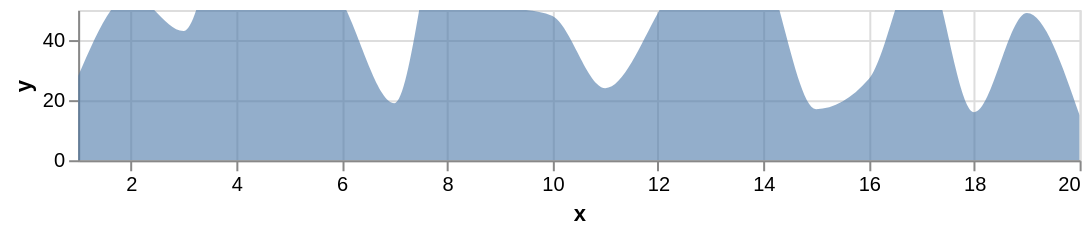

The specification (Vega-Lite) saved for this image:
### Vega-Lite specification from a JSON file in a GitHub repository (floating-point values rounded to 4 significant figures)
{"config": {"view": {"height": 300, "width": 400}}, "layer": [{"encoding": {"y": {"scale": {"domain": [0, 50]}, "title": "y", "field": "properties.y", "type": "quantitative", "axis": {"title": "y"}}, "x": {"scale": {"nice": false, "zero": false}, "title": "x", "field": "properties.x", "type": "quantitative"}, "opacity": {"value": 0.6}}, "data": {"values": {"features": [{"properties": {"y": 28, "x": 1}, "geometry": {"coordinates": [125.6, 10.1], "type": "Point"}, "type": "Feature"}, {"properties": {"y": 55, "x": 2}, "geometry": {"coordinates": [125.6, 10.1], "type": "Point"}, "type": "Feature"}, {"properties": {"y": 43, "x": 3}, "geometry": {"coordinates": [125.6, 10.1], "type": "Point"}, "type": "Feature"}, {"properties": {"y": 91, "x": 4}, "geometry": {"coordinates": [125.6, 10.1], "type": "Point"}, "type": "Feature"}, {"properties": {"y": 81, "x": 5}, "geometry": {"coordinates": [125.6, 10.1], "type": "Point"}, "type": "Feature"}, {"properties": {"y": 53, "x": 6}, "geometry": {"coordinates": [125.6, 10.1], "type": "Point"}, "type": "Feature"}, {"properties": {"y": 19, "x": 7}, "geometry": {"coordinates": [125.6, 10.1], "type": "Point"}, "type": "Feature"}, {"properties": {"y": 87, "x": 8}, "geometry": {"coordinates": [125.6, 10.1], "type": "Point"}, "type": "Feature"}, {"properties": {"y": 52, "x": 9}, "geometry": {"coordinates": [125.6, 10.1], "type": "Point"}, "type": "Feature"}, {"properties": {"y": 48, "x": 10}, "geometry": {"coordinates": [125.6, 10.1], "type": "Point"}, "type": "Feature"}, {"properties": {"y": 24, "x": 11}, "geometry": {"coordinates": [125.6, 10.1], "type": "Point"}, "type": "Feature"}, {"properties": {"y": 49, "x": 12}, "geometry": {"coordinates": [125.6, 10.1], "type": "Point"}, "type": "Feature"}, {"properties": {"y": 87, "x": 13}, "geometry": {"coordinates": [125.6, 10.1], "type": "Point"}, "type": "Feature"}, {"properties": {"y": 66, "x": 14}, "geometry": {"coordinates": [125.6, 10.1], "type": "Point"}, "type": "Feature"}, {"properties": {"y": 17, "x": 15}, "geometry": {"coordinates": [125.6, 10.1], "type": "Point"}, "type": "Feature"}, {"properties": {"y": 27, "x": 16}, "geometry": {"coordinates": [125.6, 10.1], "type": "Point"}, "type": "Feature"}, {"properties": {"y": 68, "x": 17}, "geometry": {"coordinates": [125.6, 10.1], "type": "Point"}, "type": "Feature"}, {"properties": {"y": 16, "x": 18}, "geometry": {"coordinates": [125.6, 10.1], "type": "Point"}, "type": "Feature"}, {"properties": {"y": 49, "x": 19}, "geometry": {"coordinates": [125.6, 10.1], "type": "Point"}, "type": "Feature"}, {"properties": {"y": 15, "x": 20}, "geometry": {"coordinates": [125.6, 10.1], "type": "Point"}, "type": "Feature"}], "type": "FeatureCollection"}, "format": {"type": "json", "property": "features"}}, "height": 75, "mark": {"interpolate": "monotone", "type": "area", "clip": true}, "width": 500}, {"transform": [{"calculate": "(datum.y - 50)", "as": "ny"}], "encoding": {"y": {"scale": {"domain": [0, 50]}, "field": "ny", "type": "quantitative"}, "x": {"scale": {"nice": false, "zero": false}, "title": "x", "field": "properties.x", "type": "quantitative"}, "opacity": {"value": 0.6}}, "data": {"values": {"features": [{"properties": {"y": 28, "x": 1}, "geometry": {"coordinates": [125.6, 10.1], "type": "Point"}, "type": "Feature"}, {"properties": {"y": 55, "x": 2}, "geometry": {"coordinates": [125.6, 10.1], "type": "Point"}, "type": "Feature"}, {"properties": {"y": 43, "x": 3}, "geometry": {"coordinates": [125.6, 10.1], "type": "Point"}, "type": "Feature"}, {"properties": {"y": 91, "x": 4}, "geometry": {"coordinates": [125.6, 10.1], "type": "Point"}, "type": "Feature"}, {"properties": {"y": 81, "x": 5}, "geometry": {"coordinates": [125.6, 10.1], "type": "Point"}, "type": "Feature"}, {"properties": {"y": 53, "x": 6}, "geometry": {"coordinates": [125.6, 10.1], "type": "Point"}, "type": "Feature"}, {"properties": {"y": 19, "x": 7}, "geometry": {"coordinates": [125.6, 10.1], "type": "Point"}, "type": "Feature"}, {"properties": {"y": 87, "x": 8}, "geometry": {"coordinates": [125.6, 10.1], "type": "Point"}, "type": "Feature"}, {"properties": {"y": 52, "x": 9}, "geometry": {"coordinates": [125.6, 10.1], "type": "Point"}, "type": "Feature"}, {"properties": {"y": 48, "x": 10}, "geometry": {"coordinates": [125.6, 10.1], "type": "Point"}, "type": "Feature"}, {"properties": {"y": 24, "x": 11}, "geometry": {"coordinates": [125.6, 10.1], "type": "Point"}, "type": "Feature"}, {"properties": {"y": 49, "x": 12}, "geometry": {"coordinates": [125.6, 10.1], "type": "Point"}, "type": "Feature"}, {"properties": {"y": 87, "x": 13}, "geometry": {"coordinates": [125.6, 10.1], "type": "Point"}, "type": "Feature"}, {"properties": {"y": 66, "x": 14}, "geometry": {"coordinates": [125.6, 10.1], "type": "Point"}, "type": "Feature"}, {"properties": {"y": 17, "x": 15}, "geometry": {"coordinates": [125.6, 10.1], "type": "Point"}, "type": "Feature"}, {"properties": {"y": 27, "x": 16}, "geometry": {"coordinates": [125.6, 10.1], "type": "Point"}, "type": "Feature"}, {"properties": {"y": 68, "x": 17}, "geometry": {"coordinates": [125.6, 10.1], "type": "Point"}, "type": "Feature"}, {"properties": {"y": 16, "x": 18}, "geometry": {"coordinates": [125.6, 10.1], "type": "Point"}, "type": "Feature"}, {"properties": {"y": 49, "x": 19}, "geometry": {"coordinates": [125.6, 10.1], "type": "Point"}, "type": "Feature"}, {"properties": {"y": 15, "x": 20}, "geometry": {"coordinates": [125.6, 10.1], "type": "Point"}, "type": "Feature"}], "type": "FeatureCollection"}, "format": {"type": "json", "property": "features"}}, "width": 500, "height": 75, "mark": {"interpolate": "monotone", "type": "area", "clip": true}}], "$schema": "https://vega.github.io/schema/vega-lite/v2.4.1.json"}
